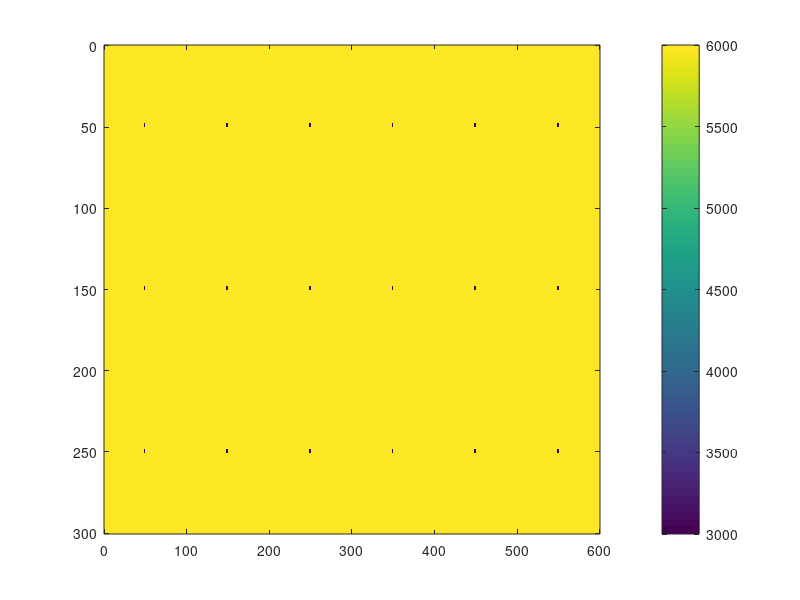

Source code (MATLAB):
clear all; close all;

nx=600;
nz=300;

%pour les carrés
n=300/3;

%position des diffractants
pos_x=round(n/2:n:nx-n/2);
pos_x= [pos_x pos_x-1];

pos_z=round(n/2:n:nz-n/2);
pos_z= [pos_z pos_z-1];

%milieu uniforme
vp=6000;
vp_diff=3000;

vp_init=vp*ones(nz,nx);

fid=fopen('vp_init','w+');
fwrite(fid, vp_init(:,:),'single');
fclose(fid);

%milieu avec défauts

for ix=1:nx
	for iz=1:nz
		if ( sum(ix==pos_x) && sum(iz==pos_z) ) %(ix==149 || ix==150) && (iz==49 || iz==50)
			vp_init(iz,ix)=vp_diff;
		end		
	end
end

imagesc([0 nx], [0 nz],vp_init)
colorbar

fid=fopen('vp_scat','w+');
fwrite(fid, vp_init(:,:),'single');
fclose(fid);



fid=fopen('rho','w+');
fwrite(fid, 8000*ones(nz,nx),'single');
fclose(fid);

